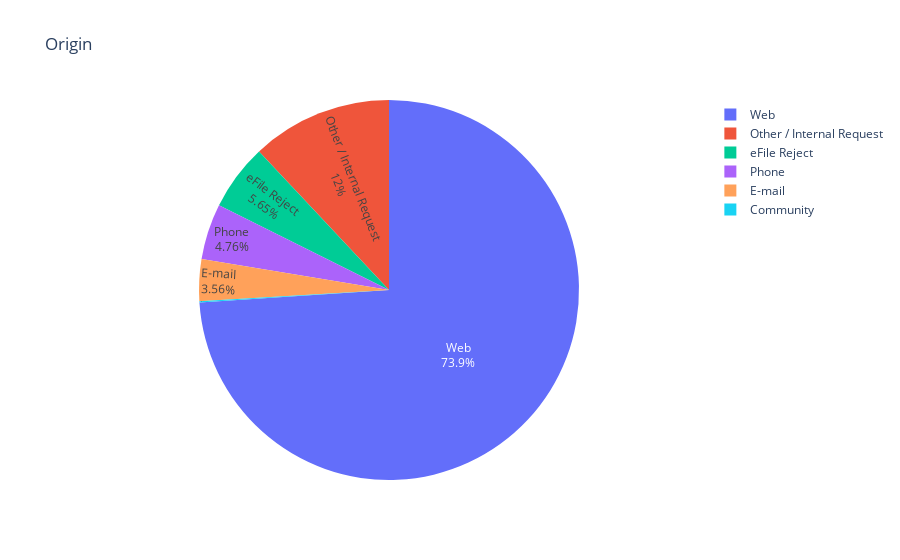

Source (notebook cell):
### Code cell
typecounts = df.Origin.value_counts().to_dict()
df1 = pd.DataFrame(list(typecounts.items()), columns=['Origin', 'Counts'])

fig = px.pie(df1, values='Counts', names='Origin',
             title='Origin',labels='Origin')
fig.update_traces(textposition='inside', textinfo='percent+label')
fig.show()

### Figure 1 — Plotly figure (JSON) as saved in the notebook; plotly's stock layout.template omitted (floating-point values rounded to 4 significant figures)
{"data": [{"domain": {"x": [0, 1], "y": [0, 1]}, "hovertemplate": "Origin=%{label}<br>Counts=%{value}<extra></extra>", "labels": ["Web", "Other / Internal Request", "eFile Reject", "Phone", "E-mail", "Community"], "legendgroup": "", "name": "", "showlegend": true, "textinfo": "percent+label", "textposition": "inside", "type": "pie", "values": [74791, 12126, 5712, 4812, 3597, 105]}], "layout": {"legend": {"tracegroupgap": 0}, "title": {"text": "Origin"}}}
